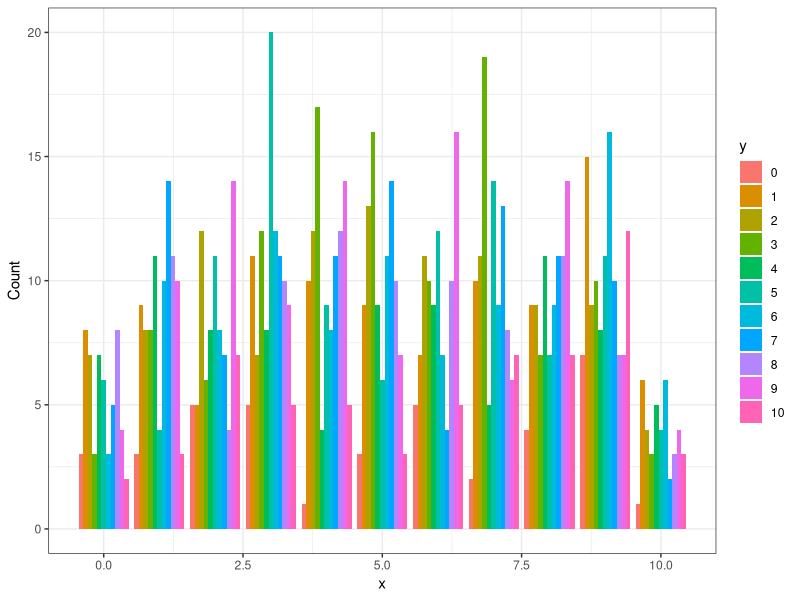

Generate this figure with R:
library(ggplot2)

# generate a discrete uniform random variable
# with 1000 observations
x <- runif(1000, min = 0, max = 10)
x <- round(x)
y <- runif(1000, min = 0, max = 10)
y <- round(y)

# create a grouped bar chart with x and y side by side
ggplot(data.frame(x, y), aes(x, fill = factor(y))) +
  geom_bar(position = 'dodge') +
  labs(x = "x", y = "Count", fill = "y") +
  theme_bw()
